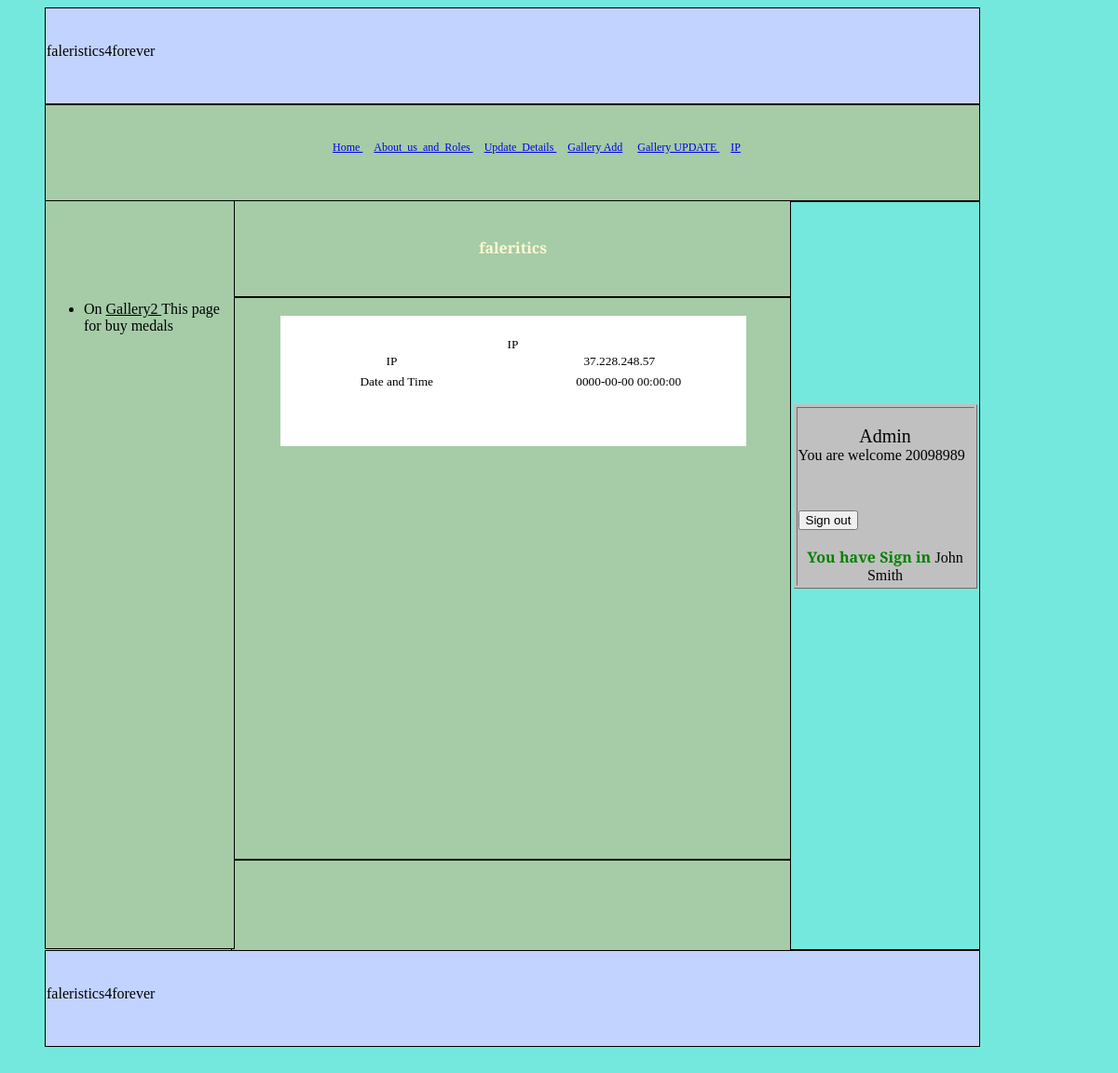
The app's page /IP.php (signed in), older data.
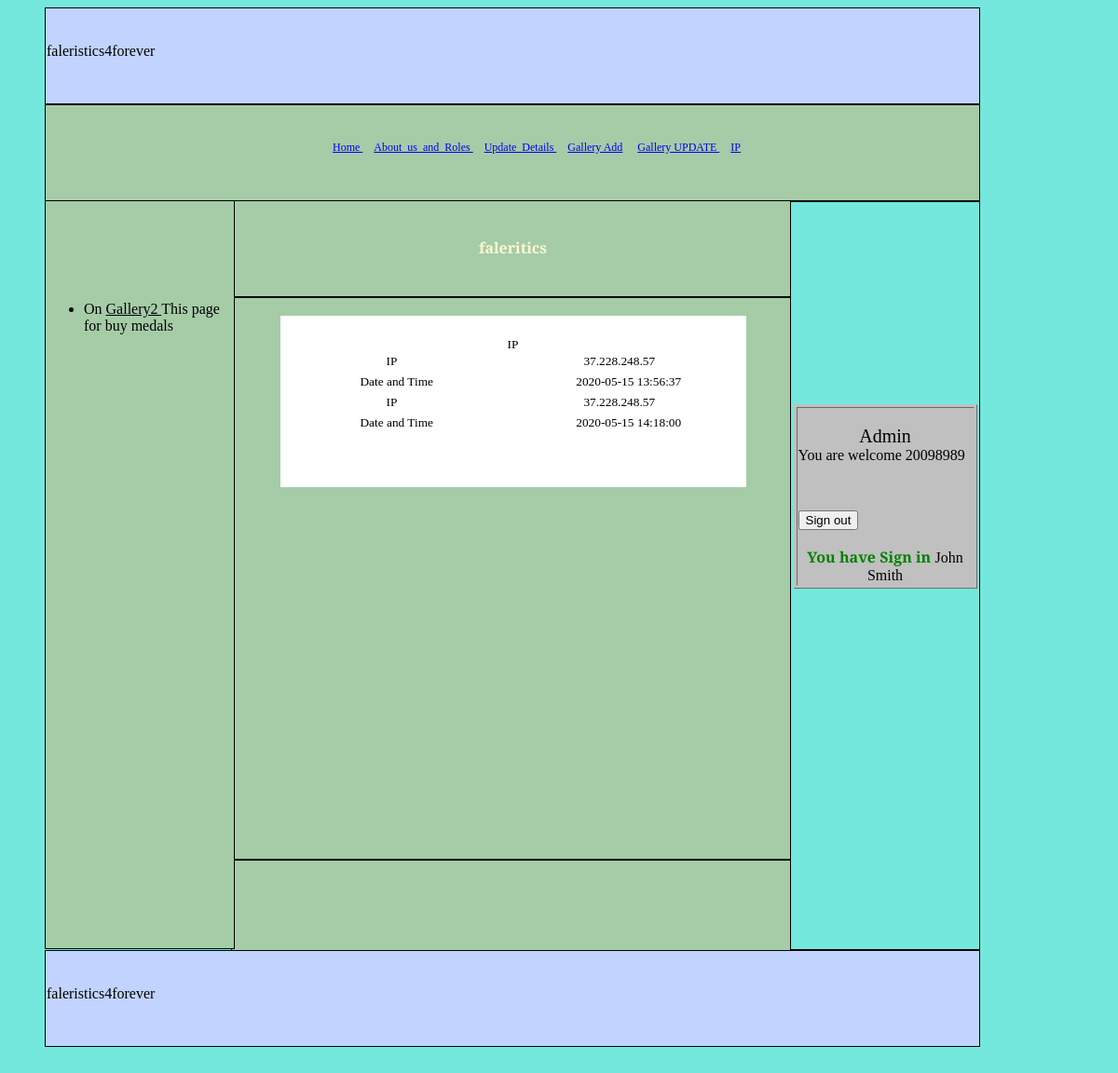
The same page, newer data.
### tables this page shows
CREATE TABLE `IP` (
  `IP` varchar(20) NOT NULL,
  `joined_on` timestamp NOT NULL DEFAULT CURRENT_TIMESTAMP
);

### IP.php (the view, shortened to what the changed rows need)
<!DOCTYPE html>
<html>
	<head>
    </head>
			<body bgcolor="#74E8DD">
				<div id="section" style="border-style: solid; border-width: 1px; padding-left: 1px;
				padding-right: 1px; padding-top: 1px; padding-bottom: 1px">
				<br>
<table width="500" height="100" bgcolor="#FFFFFF" style="border-color: #C0C0C0" align="center">
<tr><td>
<form method="POST" action="Gallery2.php">
<?php
if(isset($_SESSION["lg"])  &&  $_SESSION["fg"]=="1"  || isset($_SESSION["lj"]) &&  $_SESSION["fg"]=="1" || isset($_SESSION["fg"])  &&  $_SESSION["fg"]=="1")
{
	try{
		$dbConnection = new
PDO('mysql:dbname='.DB_DATABASE.';host='.DB_HOST.';charset=utf8', DB_USER, DB_PASSWORD);
		$dbConnection->setAttribute(PDO::ATTR_EMULATE_PREPARES, false);
		$dbConnection->setAttribute(PDO::ATTR_ERRMODE, PDO::ERRMODE_EXCEPTION);
	} catch (PDOException $e) {echo 'Connection failed: ' . $e->getMessage();}
		{$sqlj = "SELECT * FROM IP";}
$items = $dbConnection->prepare("$sqlj");
$items->execute();
$rowg[0]="&nbsp;&nbsp;&nbsp;&nbsp;&nbsp;IP&nbsp;&nbsp;&nbsp;&nbsp;&nbsp;&nbsp;&nbsp;&nbsp;&nbsp;&nbsp;&nbsp;&nbsp;&nbsp;&nbsp;";
$rowg[1]="&nbsp;&nbsp;&nbsp;&nbsp;&nbsp;Date and Time";
echo '<br>';
foreach ($items as $row)
{
for($u=0; $u<2; $u++)
{
echo '<div align="center"><font color ="black" style="font-size: 10pt">' .$rowg[$u].
"&nbsp;&nbsp;&nbsp;&nbsp;&nbsp;&nbsp;&nbsp;&nbsp;&nbsp;&nbsp;&nbsp;&nbsp;&nbsp;&nbsp;
&nbsp;&nbsp;&nbsp;&nbsp;&nbsp;&nbsp;&nbsp;&nbsp;&nbsp;&nbsp;&nbsp;&nbsp;&nbsp;&nbsp;&nbsp;&nbsp;&nbsp;&nbsp;&nbsp;&nbsp;&nbsp;&nbsp;
&nbsp;&nbsp;&nbsp;&nbsp;&nbsp;&nbsp;&nbsp;&nbsp;"
 .$row[$u]."</font></div></td></tr><tr><td>";
}
}
echo '<br>';
echo '<br>';
echo '<br>';
}
?>
</td></tr>
</table>
			</div>
			<br><br>
			</body>
</html>

Row changes from the older to the newer data that the page shows:
removed ip: u "IP", IP "37.228.248.57", u "Date and Time", joined_on "0000-00-00 00:00:00"
added ip: u "IP", IP "37.228.248.57", u "Date and Time", joined_on "2020-05-15 13:56:37"
added ip: u "IP", IP "37.228.248.57", u "Date and Time", joined_on "2020-05-15 14:18:00"
